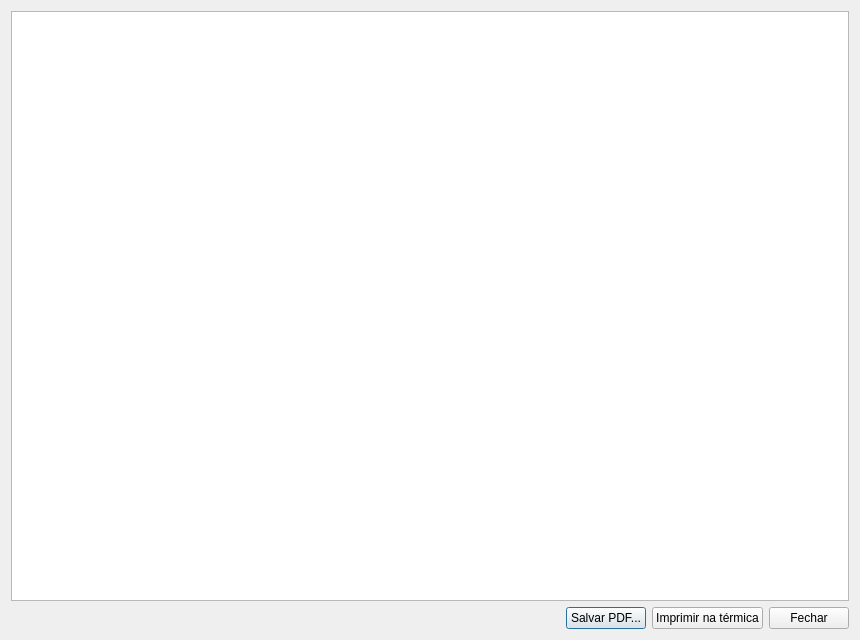
<?xml version="1.0" encoding="UTF-8"?>
<ui version="4.0">
 <class>RelatorioCaixaJanela</class>
 <widget class="QDialog" name="RelatorioCaixaJanela">
  <property name="geometry">
   <rect>
    <x>0</x>
    <y>0</y>
    <width>860</width>
    <height>640</height>
   </rect>
  </property>
  <property name="windowTitle">
   <string>Relatório de caixa</string>
  </property>
  <layout class="QVBoxLayout" name="verticalLayout">
   <item>
    <widget class="QTextBrowser" name="Txt_Relatorio"/>
   </item>
   <item>
    <layout class="QHBoxLayout" name="horizontalLayout">
     <item>
      <spacer name="horizontalSpacer">
       <property name="orientation">
        <enum>Qt::Orientation::Horizontal</enum>
       </property>
       <property name="sizeHint" stdset="0">
        <size>
         <width>40</width>
         <height>20</height>
        </size>
       </property>
      </spacer>
     </item>
     <item>
      <widget class="QPushButton" name="Btn_Pdf">
       <property name="text">
        <string>Salvar PDF...</string>
       </property>
      </widget>
     </item>
     <item>
      <widget class="QPushButton" name="Btn_Imprimir">
       <property name="text">
        <string>Imprimir na térmica</string>
       </property>
      </widget>
     </item>
     <item>
      <widget class="QPushButton" name="Btn_Fechar">
       <property name="text">
        <string>Fechar</string>
       </property>
      </widget>
     </item>
    </layout>
   </item>
  </layout>
 </widget>
 <resources/>
 <connections/>
</ui>
